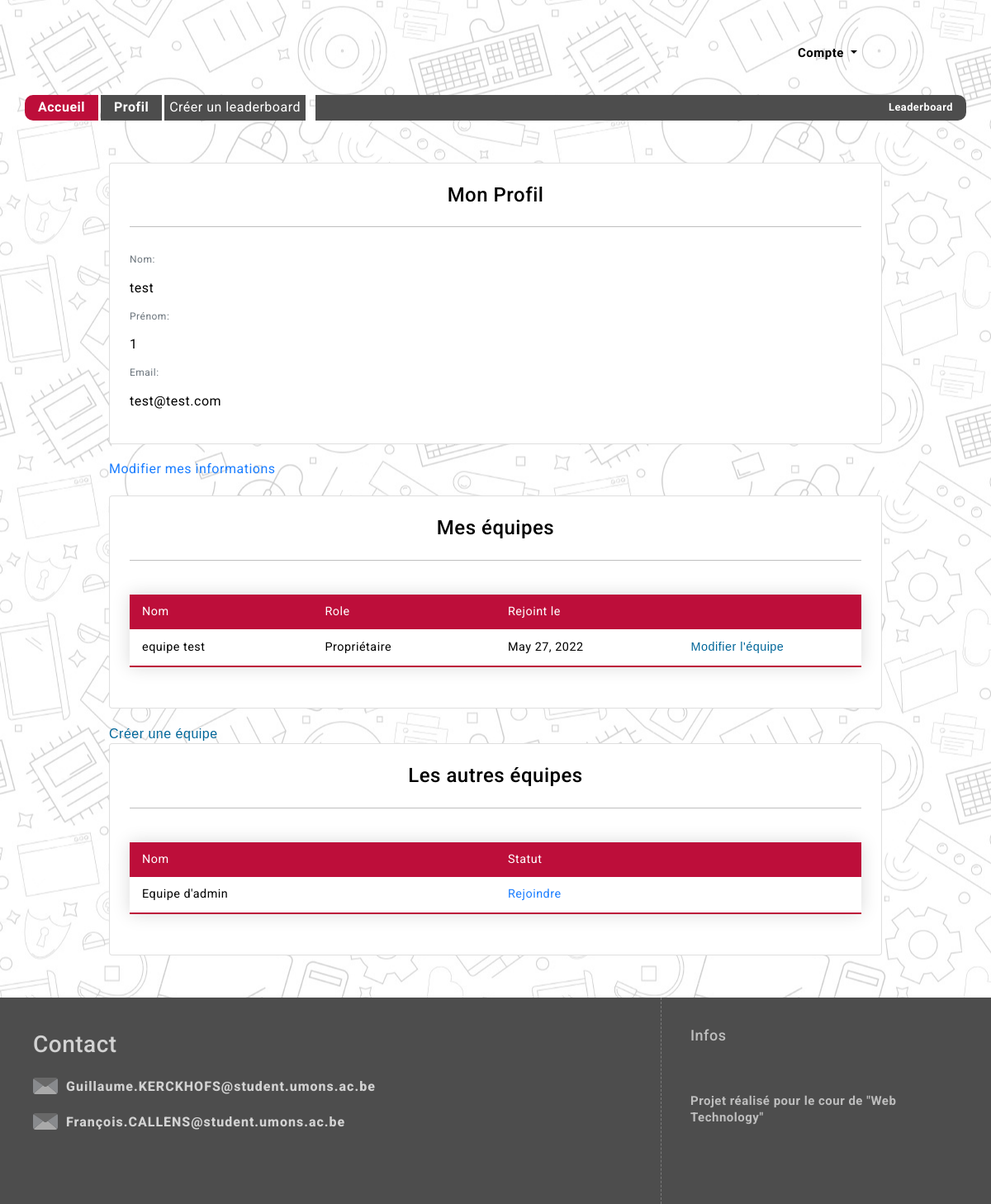
Page /profil/ (signed in) on the earlier database version.
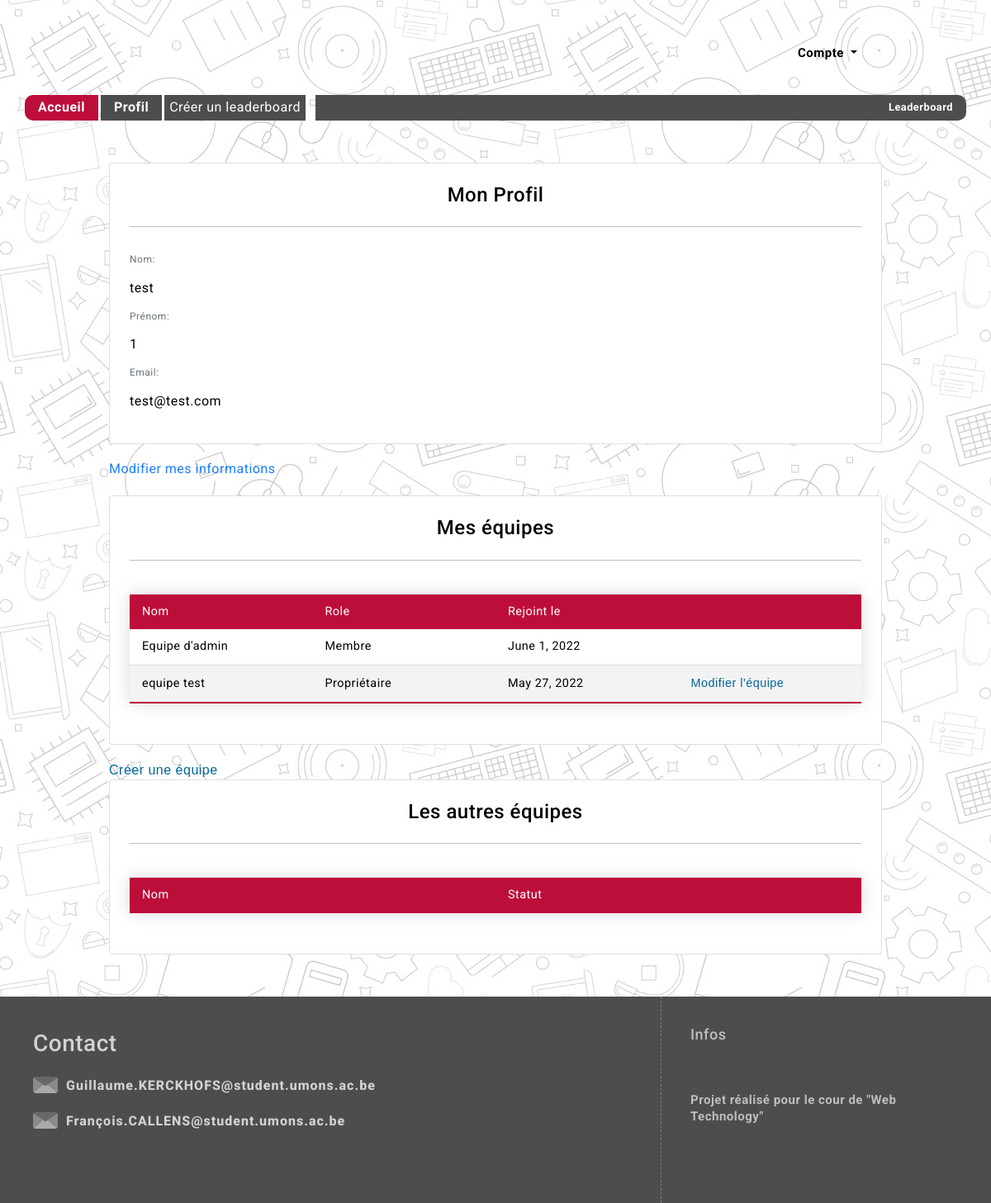
Same page on the later database version.
### users/models.py (models this page shows, shortened)
class Membership(models.Model):
    OWNER = 1
    ADMIN = 2
    MEMBER = 3
    PENDING = 4
    ROLE_CHOICES = (
        (OWNER, 'Propriétaire'),
        (ADMIN, 'Admin'),
        (MEMBER, 'Membre'),
        (PENDING,'En attente')
    )
    member = models.ForeignKey(CustomUser, on_delete=models.CASCADE)
    team = models.ForeignKey(Team, on_delete=models.CASCADE)
    date_joined = models.DateField(default=datetime.now, blank=True)
    role = models.PositiveSmallIntegerField(choices=ROLE_CHOICES, default=PENDING)
    def getRole(self):
        if(self.role==1):
            return 'Propriétaire'
        elif(self.role==2):
            return 'Admin'
        elif(self.role==3):
            return 'Membre'
        else:
            return 'En attente'

class Team(models.Model):
    name=models.CharField(max_length=150, unique=True)
    members=models.ManyToManyField(CustomUser,through="Membership")

### gui/views.py (the view)
# urls.py: path("profil/",profil_view,name="profil"),
@login_required
def profil_view(request):
	user_team,waiting_team,other_team=getAllTeam(request.user)
	context = {'user_team': user_team,'waiting_team':waiting_team,'other_team':other_team}
	return render(request,'gui/HTML/profil.html',context)

### gui/views.py (called while the page is built)
def getAllTeam(user):
	membership=Membership.objects.all()
	team=Team.objects.all()
	waiting_team=[]
	user_team=[]
	other_team=[]
	for t in team:
		try:
			membership=Membership.objects.get(member=user,team=t)
			if membership:
				if membership.role==4:
					waiting_team.append(t)
				else:
					user_team.append(membership)
		except:
			other_team.append(t)
	return user_team,waiting_team,other_team

### templates/gui/HTML/Profil.html (shortened to what this page needs)
{% extends "gui/HTML/base.html" %}
{% load bootstrap5 %}
{% block content %}
        <div class="container" id="Informations">
                <div class="card p-4">
                    <h4 class="card-title font-weight-bold text-center">Mon Profil</h4>
                    <hr>
                    <div class="card-text">
                        <p class="text-muted mb-0" style="font-size: 12px">Nom:</p>
                        <p>{{ user.last_name }}</p>
                        <p class="text-muted mb-0" style="font-size: 12px">Prénom:</p>
                        <p>{{ user.first_name }}</p>
                        <p class="text-muted mb-0" style="font-size: 12px">Email:</p>
                        <p>{{ user.email }} </p>
                    </div>
                </div>
                <div>
                    <a href="/profil/edit">Modifier mes informations </a>
                </div>
            <div class="card p-4">
                <h4 class="card-title font-weight-bold text-center">Mes équipes</h4>
                <hr>
                <div class="card-text">
                    <table>
                        <thead>
                            <tr>
                                <td>Nom</td>
                                <td>Role</td>
                                <td>Rejoint le</td>
                                <td></td>
                            </tr>
                        </thead>
                        {% for t in user_team %}
                                <tr>
                                    <td><a href="{% url 'teamProfil' t.team.id %}" class="linkProfil">{{t.team.name}} </a> </td>
                                    <td> {{t.getRole}} </td>
                                    <td>  {{t.date_joined}}</td>
                                        {% if t.role == 1 %}
                                        <td><button hx-get="{% url 'updateTeam' team_id=t.team.id%}" hx-target="#dialog" class="buttonLink">Modifier l'équipe </button></td>
                                        {% endif %}
                                </tr>
                        {% endfor %}
                    </table>
                </div>
            </div>
            <div>
                <button hx-get="{% url 'createTeam' %}" hx-target="#dialog" class="buttonLink">
                    Créer une équipe                  </button>
            </div>
            <div class="card p-4">
                <h4 class="card-title font-weight-bold text-center">Les autres équipes</h4>
                <hr>
                <div class="card-text">
                    <table>
                        <thead>
                            <tr>
                                <td>Nom</td>
                                <td>Statut</td>
                            </tr>
                        </thead>
                        {% for t in other_team %}
                                <tr>
                                    <td><a href="{% url 'teamProfil' t.id %}" class="linkProfil">{{t.name}}  </a> </td>
                                    <td><a href="{% url 'joinTeam' team_id=t.id %}">Rejoindre</a></td>
                                </tr>
                        {% endfor %}
                    </table>
                </div>
            </div>
        </div>
{% endblock %}

Differences in the rows shown:
no longer on this page (row unchanged): Team: name "Equipe d'admin"
added Membership: team.name "Equipe d'admin", getRole "Membre", date_joined "June 1, 2022"
